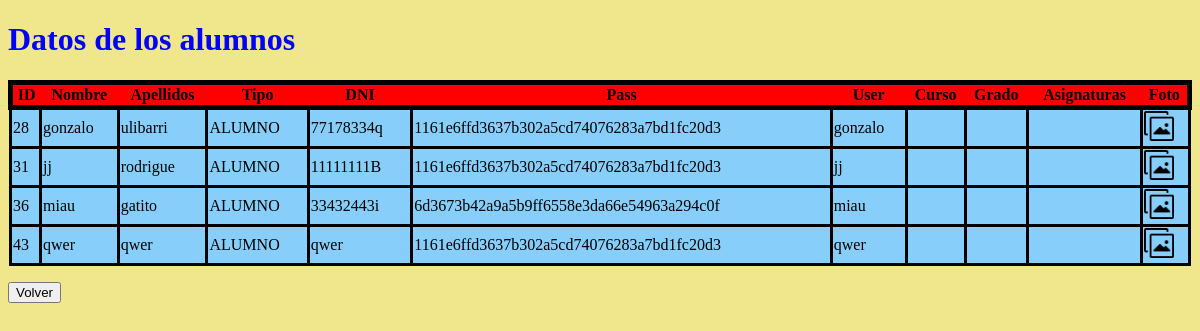
The page /src/verAlumno.php on the database its author committed.
### tables this page shows
CREATE TABLE `persona` (
  `ID` int(11) NOT NULL,
  `NOMBRE` varchar(25) NOT NULL,
  `APELLIDOS` varchar(45) NOT NULL,
  `TIPO` enum('ALUMNO','PROFESOR','ADMIN') NOT NULL,
  `DNI` varchar(9) NOT NULL,
  `PASS` varchar(25) DEFAULT NULL,
  `USER` varchar(20) NOT NULL,
  `FOTO` varchar(100) NOT NULL DEFAULT 'default.jpg'
);

### src/verAlumno.php (the view, shortened to what this page needs)
<!DOCTYPE html>
<html>
    <head>
        <link href="../templates/tabla.css" rel="stylesheet" type="text/css">
    </head>
    <body>
    <h1 style= "color: blue;">Datos de los alumnos</h1>
    <?php
         $conexionadmin = mysqli_connect('localhost','teresa','ranateresa','universidad') ;
        $consulta = mysqli_query($conexionadmin, "SELECT * FROM persona where TIPO='ALUMNO'");
        $numcol = mysqli_num_rows($consulta);
        for( $i = 0 ; $i < $numcol ; $i++ ){
            $fila = mysqli_fetch_array($consulta);
            $actdni = $fila['DNI'];
            $consultaalum = mysqli_query($conexionadmin, "SELECT * FROM alumno where DNI='$actdni'");
            $filaalum = mysqli_fetch_array($consultaalum);
            if($i == 0){
                echo " <table class=\"encabezado\" >
                <tr class = \"titulos\">
                <th>ID</th>
                <th>Nombre</th>
                <th>Apellidos</th>
                <th>Tipo</th>
                <th>DNI</th>
                <th>Pass</th>
                <th>User</th>
                <th>Curso</th>
                <th>Grado</th>
                <th>Asignaturas</th>
                <th>Foto</th>
                </tr>";
            }
                $filename = $fila['FOTO'];
                $dir = "../imgs/".$filename ;
                $matr =str_replace(",", " ", $filaalum['MATRICULADO'] );
                echo
                "<tr class=\"filas\" >
                <td> ".$fila['ID']." </td>
                <td> ".$fila['NOMBRE']." </td>
                <td> ".$fila['APELLIDOS']." </td>
                <td> ".$fila['TIPO']." </td>
                <td> ".$fila['DNI']." </td>
                <td> ".sha1($fila['PASS'])." </td>
                <td> ".$fila['USER']." </td>
                <td> ".$filaalum['CURSO']." </td>
                <td> ".$filaalum['GRADO']." </td>
                <td> ".$matr."</td>
                <td> <a href=$dir>";
                if($filename != null)
                    echo "<img src=\"../imgs/img.png\" width=\"30px\" height=\"30px\" /> </a> </td>";
                echo "<tr>";
        }
        echo "</table></div>";
        echo " <br>   <form action=\"./paneladmin.php\" >
        <input type=\"submit\" value=\"Volver\" />
        </form>";
    ?>
    </body>
</html>

### templates/tabla.css (style rules this page uses)
body { background-color :khaki; }
.encabezado { table-layout: auto; width: 100%; border: 10px black; border-collapse: collapse; }
.filas { border: black 3px solid; background-color:lightskyblue; }
.titulos { border: black 5px solid; background-color: red; }
td { border: black 3px solid; }

### rows shown on the page
persona: shows "ID", ID "28", NOMBRE "gonzalo", APELLIDOS "ulibarri", TIPO "ALUMNO", DNI "77178334q", PASS "1161e6ffd3637b302a5cd74076283a7bd1fc20d3", USER "gonzalo"
persona: ID "31", NOMBRE "jj", APELLIDOS "rodrigue", TIPO "ALUMNO", DNI "11111111B", PASS "1161e6ffd3637b302a5cd74076283a7bd1fc20d3", USER "jj"
persona: ID "36", NOMBRE "miau", APELLIDOS "gatito", TIPO "ALUMNO", DNI "33432443i", PASS "6d3673b42a9a5b9ff6558e3da66e54963a294c0f", USER "miau"
persona: ID "43", NOMBRE "qwer", APELLIDOS "qwer", TIPO "ALUMNO", DNI "qwer", PASS "1161e6ffd3637b302a5cd74076283a7bd1fc20d3", USER "qwer"
